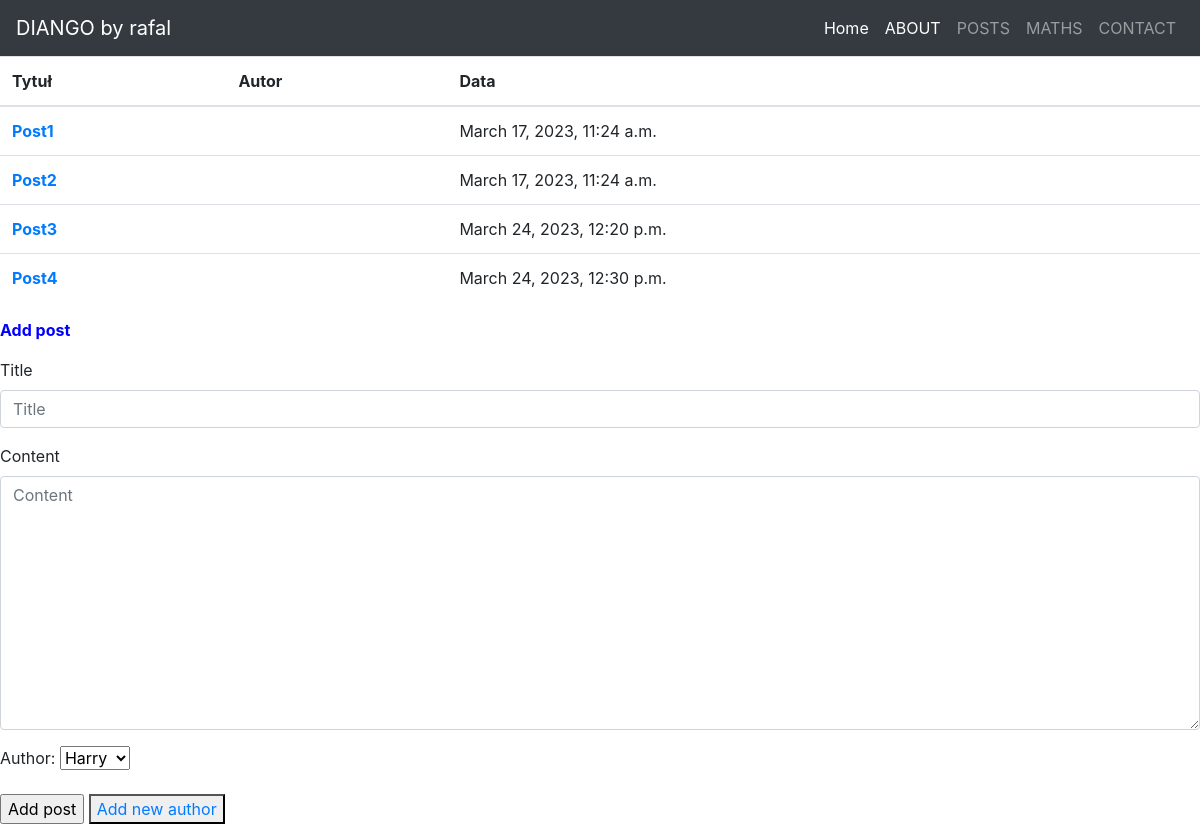
The app's page /posts/list/ with its own data.
### posts/models.py (models this page shows, shortened)
class Post(models.Model):
   title = models.CharField(max_length=15, unique=True)
   content = models.TextField()
   created = models.DateTimeField(auto_now_add=True)
   modified = models.DateTimeField(auto_now=True)
   author = models.ForeignKey(
      'posts.Author',
      on_delete=models.CASCADE,
      null=True,
      blank=True
   )

### posts/views.py (the view, shortened to what this page needs)
# urls.py: path('list/', add_post, name="list"),
def add_post(request):
    form_post = PostForm()
    form_auth = AuthorForm()
    results_post = Post.objects.all()
    author = Author.objects.all()
    return render(
        request=request,
        template_name="posts/post_add.html",
        context={
            "results_post": results_post,
            "form_post": form_post,
            "author": author,
            "form_auth": form_auth,
        }
    )

### posts/forms.py
class PostForm(forms.ModelForm):
    class Meta:
        model = Post
        fields = ["title", "content"]

class AuthorForm(forms.ModelForm):
    class Meta:
        model = Author
        fields = ["nick", "email", "author_bio"]

### posts/templates/posts/post_add.html (shortened to what this page needs)
{% extends "greetings/main.html" %}
{% load bootstrap4 %}
{% block content %}
    <table class="table">
        <thead>
          <tr>
            <th scope="col">Tytuł</th>
            <th scope="col">Autor</th>
            <th scope="col">Data</th>
          </tr>
        </thead>
        <tbody>
            <tbody>
                {% for r in results_post %}
                    <tr>
                        <th><a href="{% url "posts:details" r.id %}">{{ r.title }}</a></th>
                        <td> {{ r.nick }}</td>
                        <td>{{ r.created}}</td>
                    </tr>
                {% endfor %}
        </tbody>
      </table>
    <form method="POST">
        <div style="color:blue">
            <p><b>Add post</b></p>
        </div>
        {% bootstrap_form form_post %}
        <p>
            <label for="id_author">Author:</label>
            <select name="author" id="id_author">
                {% for auth in author %}
                    <option value="{{ auth.id }}">{{ auth.nick }} </option>
                {% endfor %}
            </select>
        </p>
        <input type="submit" value="Add post">
        <button type="button">
            <a href="{% url "posts:auth_add" %}">Add new author</a>
        </button>
    </form>
{% endblock %}

### records on screen
Post: title "Post1", created "March 17, 2023, 11:24 a.m."
Post: title "Post2", created "March 17, 2023, 11:24 a.m."
Post: title "Post3", created "March 24, 2023, 12:20 p.m."
Post: title "Post4", created "March 24, 2023, 12:30 p.m."

### other values on screen
form field author "Harry"
